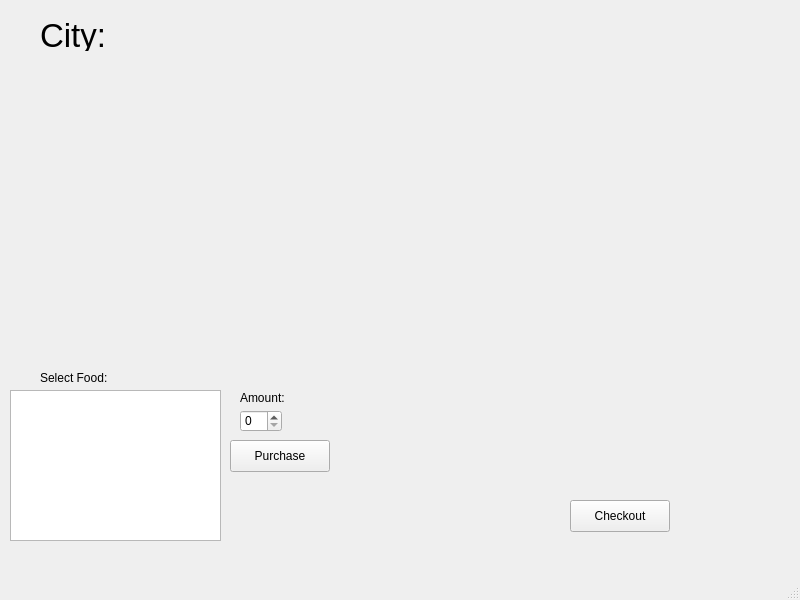
<?xml version="1.0" encoding="UTF-8"?>
<ui version="4.0">
 <class>MainWindow</class>
 <widget class="QMainWindow" name="MainWindow">
  <property name="geometry">
   <rect>
    <x>0</x>
    <y>0</y>
    <width>800</width>
    <height>600</height>
   </rect>
  </property>
  <property name="windowTitle">
   <string>MainWindow</string>
  </property>
  <widget class="QWidget" name="centralwidget">
   <widget class="QWidget" name="citiesWidget" native="true">
    <property name="geometry">
     <rect>
      <x>180</x>
      <y>10</y>
      <width>431</width>
      <height>361</height>
     </rect>
    </property>
   </widget>
   <widget class="QListWidget" name="foodListWidget">
    <property name="geometry">
     <rect>
      <x>10</x>
      <y>390</y>
      <width>211</width>
      <height>151</height>
     </rect>
    </property>
   </widget>
   <widget class="QSpinBox" name="quantitySpinBox">
    <property name="geometry">
     <rect>
      <x>240</x>
      <y>410</y>
      <width>42</width>
      <height>22</height>
     </rect>
    </property>
    <property name="maximum">
     <number>100</number>
    </property>
   </widget>
   <widget class="QPushButton" name="purchaseButton">
    <property name="geometry">
     <rect>
      <x>230</x>
      <y>440</y>
      <width>100</width>
      <height>32</height>
     </rect>
    </property>
    <property name="text">
     <string>Purchase</string>
    </property>
   </widget>
   <widget class="QPushButton" name="checkoutButton">
    <property name="geometry">
     <rect>
      <x>570</x>
      <y>500</y>
      <width>100</width>
      <height>32</height>
     </rect>
    </property>
    <property name="text">
     <string>Checkout</string>
    </property>
   </widget>
   <widget class="QLabel" name="label">
    <property name="geometry">
     <rect>
      <x>240</x>
      <y>390</y>
      <width>71</width>
      <height>16</height>
     </rect>
    </property>
    <property name="text">
     <string>Amount:</string>
    </property>
   </widget>
   <widget class="QLabel" name="label_2">
    <property name="geometry">
     <rect>
      <x>40</x>
      <y>370</y>
      <width>121</width>
      <height>16</height>
     </rect>
    </property>
    <property name="text">
     <string>Select Food:</string>
    </property>
   </widget>
   <widget class="QLabel" name="label_3">
    <property name="geometry">
     <rect>
      <x>40</x>
      <y>20</y>
      <width>71</width>
      <height>31</height>
     </rect>
    </property>
    <property name="font">
     <font>
      <pointsize>25</pointsize>
     </font>
    </property>
    <property name="frameShape">
     <enum>QFrame::Shape::NoFrame</enum>
    </property>
    <property name="text">
     <string>City:</string>
    </property>
    <property name="scaledContents">
     <bool>false</bool>
    </property>
   </widget>
   <widget class="QLabel" name="label_4">
    <property name="geometry">
     <rect>
      <x>410</x>
      <y>510</y>
      <width>58</width>
      <height>16</height>
     </rect>
    </property>
    <property name="text">
     <string/>
    </property>
   </widget>
  </widget>
  <widget class="QMenuBar" name="menubar">
   <property name="geometry">
    <rect>
     <x>0</x>
     <y>0</y>
     <width>800</width>
     <height>24</height>
    </rect>
   </property>
  </widget>
  <widget class="QStatusBar" name="statusbar"/>
 </widget>
 <resources/>
 <connections/>
</ui>
